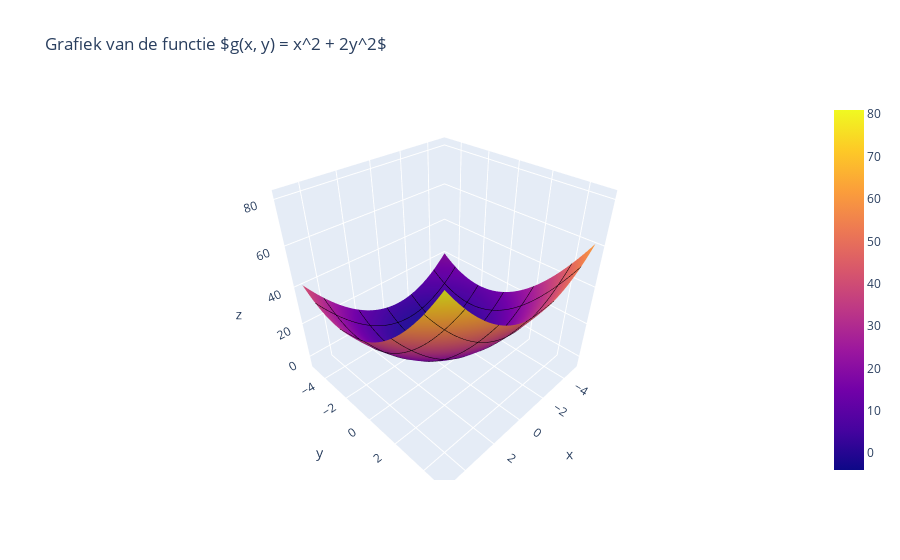

Notebook source saved alongside this figure:
### Markdown cell above
### Opdracht 3.4
Gegeven is de functie $f(x,y) = x^2 + y^2 + 2x + 4y + 1$. 

a.  Bereken het minimum van de grafiek door de partieel afgeleiden $\frac{df}{dx}$ en $\frac{df}{dy}$ gelijk te stellen aan nul. Wat zijn de bijbehorende waarden voor $x$ en $y$ en wat is de waarde van $f(x,y)$ in dit minimum?

b.  Maak een plot van de grafiek van $f(x,y)$ en markeer het minimum.

c.  Schrijf nu een pythonfunctie genaamd *gradient_descent_2d* om met gradient descent het minimum van de functie $f(x,y) = x^2 + y^2 + 2x + 4y + 1$ te vinden. Experimenteer met verschillende learning rates, startpunten en stopcriteria. Zoek naar waarden waarvoor het algoritme goed werkt, maar ook naar waarden waarvoor het niet werkt.

### Code cell
# Maak een grid van alle x, y waarden op een interval van -5 tot 5
g = lambda x, y: x**2 + y**2 + 2*x + 4*y + 1
x = np.linspace(-5, 5, 100)
y = np.linspace(-5, 5, 100)
X, Y = np.meshgrid(x, y)

#bereken z = f(x, y) voor alle x, y
z = g(X, Y)

#plot 3D grafiek met plotly
fig = go.Figure(data=go.Surface(z=z, x=x, y=y, contours={
            "x": {"show": True, "color":"black", "width": 1},
            "y": {"show": True, "color":"black", "width": 1},
            "z": {"show": False}
        }))

fig.update_layout(
    title='Grafiek van de functie $g(x, y) = x^2 + 2y^2$',
    scene=dict(
        xaxis_title='x',
        yaxis_title='y',
        zaxis_title='z'
    )
)

marker_x, marker_y = -1,-2
marker_z = g(marker_x, marker_y)
fig.add_trace(go.Scatter3d(
    x=[marker_x],
    y=[marker_y], 
    z=[marker_z],
    mode='markers',
    marker=dict(size=6, color='red'),
    name=f'Point ({marker_x},{marker_y})'
))

fig.show()

### Figure 1 — Plotly figure (JSON) as saved in the notebook; plotly's stock layout.template omitted (floating-point values rounded to 4 significant figures; data arrays with more than 128 entries replaced by an {"elided": "..."} marker saying what was removed)
{"data": [{"contours": {"x": {"color": "black", "show": true, "width": 1}, "y": {"color": "black", "show": true, "width": 1}, "z": {"show": false}}, "type": "surface", "x": [-5.0, -4.899, -4.798, -4.697, -4.596, -4.495, -4.394, -4.293, -4.192, -4.091, -3.99, -3.889, -3.788, -3.687, -3.586, -3.485, -3.384, -3.283, -3.182, -3.081, -2.98, -2.879, -2.778, -2.677, -2.576, -2.475, -2.374, -2.273, -2.172, -2.071, -1.97, -1.869, -1.768, -1.667, -1.566, -1.465, -1.364, -1.263, -1.162, -1.061, -0.9596, -0.8586, -0.7576, -0.6566, -0.5556, -0.4545, -0.3535, -0.2525, -0.1515, -0.05051, 0.05051, 0.1515, 0.2525, 0.3535, 0.4545, 0.5556, 0.6566, 0.7576, 0.8586, 0.9596, 1.061, 1.162, 1.263, 1.364, 1.465, 1.566, 1.667, 1.768, 1.869, 1.97, 2.071, 2.172, 2.273, 2.374, 2.475, 2.576, 2.677, 2.778, 2.879, 2.98, 3.081, 3.182, 3.283, 3.384, 3.485, 3.586, 3.687, 3.788, 3.889, 3.99, 4.091, 4.192, 4.293, 4.394, 4.495, 4.596, 4.697, 4.798, 4.899, 5.0], "y": [-5.0, -4.899, -4.798, -4.697, -4.596, -4.495, -4.394, -4.293, -4.192, -4.091, -3.99, -3.889, -3.788, -3.687, -3.586, -3.485, -3.384, -3.283, -3.182, -3.081, -2.98, -2.879, -2.778, -2.677, -2.576, -2.475, -2.374, -2.273, -2.172, -2.071, -1.97, -1.869, -1.768, -1.667, -1.566, -1.465, -1.364, -1.263, -1.162, -1.061, -0.9596, -0.8586, -0.7576, -0.6566, -0.5556, -0.4545, -0.3535, -0.2525, -0.1515, -0.05051, 0.05051, 0.1515, 0.2525, 0.3535, 0.4545, 0.5556, 0.6566, 0.7576, 0.8586, 0.9596, 1.061, 1.162, 1.263, 1.364, 1.465, 1.566, 1.667, 1.768, 1.869, 1.97, 2.071, 2.172, 2.273, 2.374, 2.475, 2.576, 2.677, 2.778, 2.879, 2.98, 3.081, 3.182, 3.283, 3.384, 3.485, 3.586, 3.687, 3.788, 3.889, 3.99, 4.091, 4.192, 4.293, 4.394, 4.495, 4.596, 4.697, 4.798, 4.899, 5.0], "z": {"elided": "100x100 float values"}}, {"marker": {"color": "red", "size": 6}, "mode": "markers", "name": "Point (-1,-2)", "type": "scatter3d", "x": [-1], "y": [-2], "z": [-4]}], "layout": {"scene": {"xaxis": {"title": {"text": "x"}}, "yaxis": {"title": {"text": "y"}}, "zaxis": {"title": {"text": "z"}}}, "title": {"text": "Grafiek van de functie $g(x, y) = x^2 + 2y^2$"}}}
